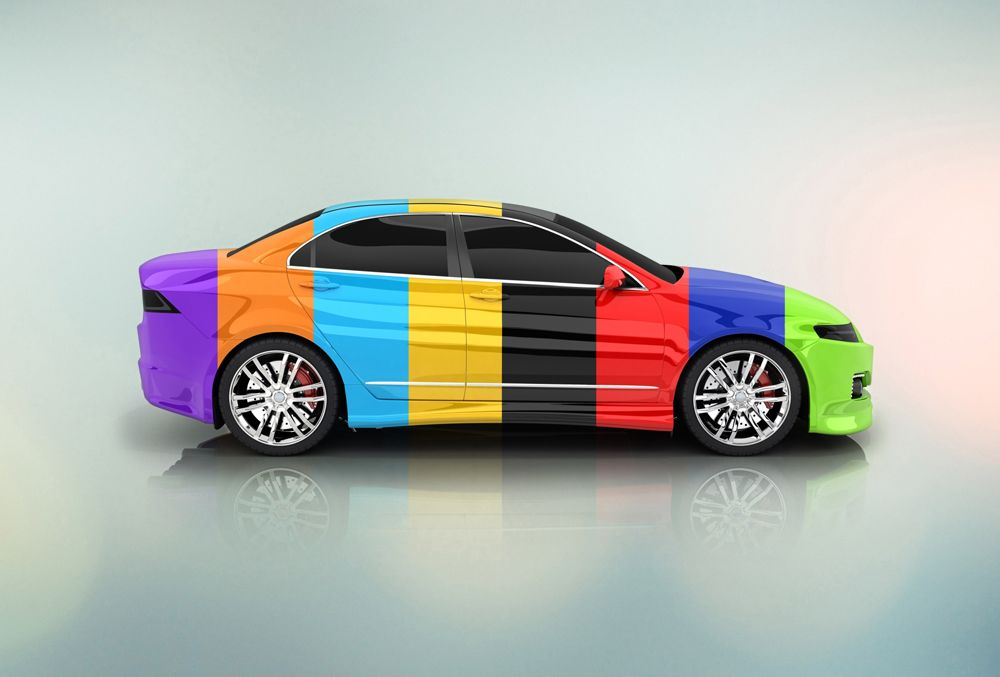
#> input picture auto.jpg, 1000 x 677 px
$ python 'rotacion y tamaño.py'
#> lines starting #> are read from the running program, lines starting #| are printed output that depends on the picture
import matplotlib.image as mpimg
import matplotlib.pyplot as plt
import numpy as np
import cv2

#importar imagen
image_color =mpimg.imread('auto.jpg')
#> image_color is the input picture: shape (677, 1000, 3); mean R, G, B 176.9, 181.4, 175.2
plt.imshow(image_color)

#dimensiones de la imagen
print('Height = ' , int(image_color.shape[0]), 'pixels')
#| Height =  677 pixels
print('Width = ' , int(image_color.shape[1]), 'pixels')
#| Width =  1000 pixels

height, width=image_color.shape[:2]
#> height = 677; width = 1000

#----------------------rotar-----------#

img_rotation=cv2.getRotationMatrix2D((width/2, height/2), 90, 0.5)
rotated_image=cv2.warpAffine(image_color, img_rotation, (width, height))
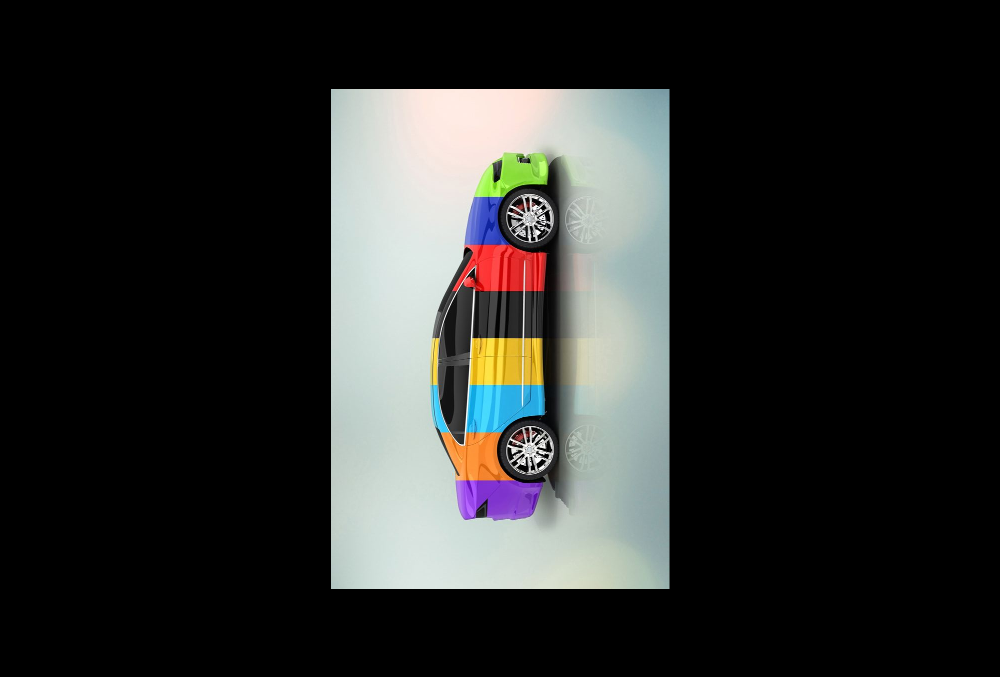
#> rotated_image: shape (677, 1000, 3); mean R, G, B 44.3, 45.4, 43.8
cv2.imshow('imagen rotada', rotated_image)
cv2.waitKey()
cv2.destroyAllWindows()

#--------------Translacion---------------#
translation_matrix=np.float32([[1, 0, 300],
                               [0, 1, 50]])

translated_image =cv2.warpAffine(image_color, translation_matrix,
                                 (width, height))
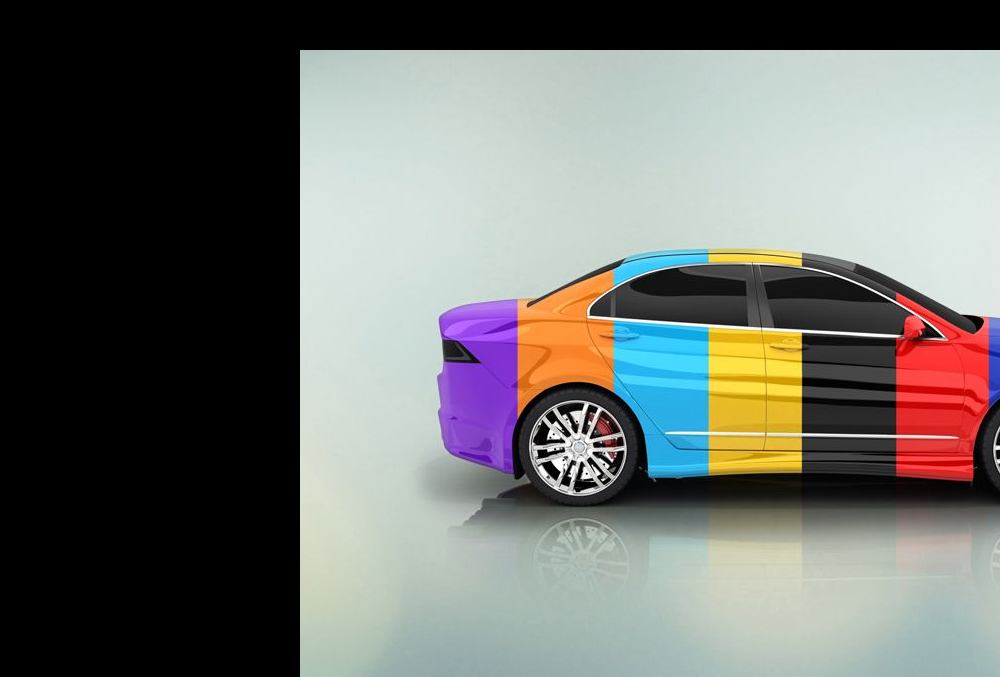
#> translated_image: shape (677, 1000, 3); mean R, G, B 110.6, 112, 108.1
cv2.imshow('corte de imagen', translated_image)
cv2.waitKey()
cv2.destroyAllWindows()

#--------------------redimensionar--------#
resized_image= cv2.resize(image_color, None, fx=2, fy=2, interpolation=cv2.INTER_CUBIC)
cv2.imshow('imagen redimensionada', resized_image)
cv2.waitKey()
cv2.destroyAllWindows()

$ run again, with carrtera.jpg copied over auto.jpg
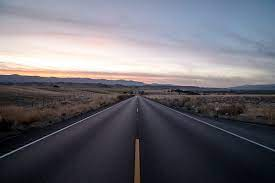
#> input picture carrtera.jpg, 275 x 183 px
#> image_color is the input picture: shape (183, 275, 3); mean R, G, B 106.8, 104.9, 113.2
#| Height =  183 pixels
#| Width =  275 pixels
#> `rotated_image=cv2.warpAffine(image_color, img_rotation, (width, height))`:
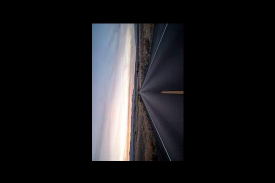
#> rotated_image: shape (183, 275, 3); mean R, G, B 26.7, 26.3, 28.3
#> translated_image: shape (183, 275, 3); every value is 0

$ run again, with pare.jpg copied over auto.jpg
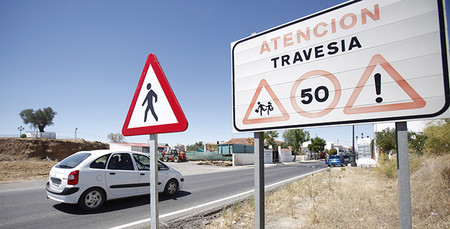
#> input picture pare.jpg, 450 x 229 px
#> image_color is the input picture: shape (229, 450, 3); mean R, G, B 158.5, 160.2, 170.5
#| Height =  229 pixels
#| Width =  450 pixels
#> `translated_image =cv2.warpAffine(image_color, translation_matrix, (wid..`:
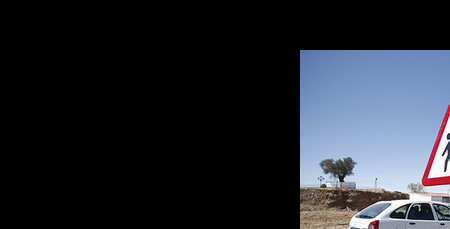
#> translated_image: shape (229, 450, 3); mean R, G, B 36.4, 39.8, 47.2
#> `resized_image= cv2.resize(image_color, None, fx=2, fy=2, interpolation..`:
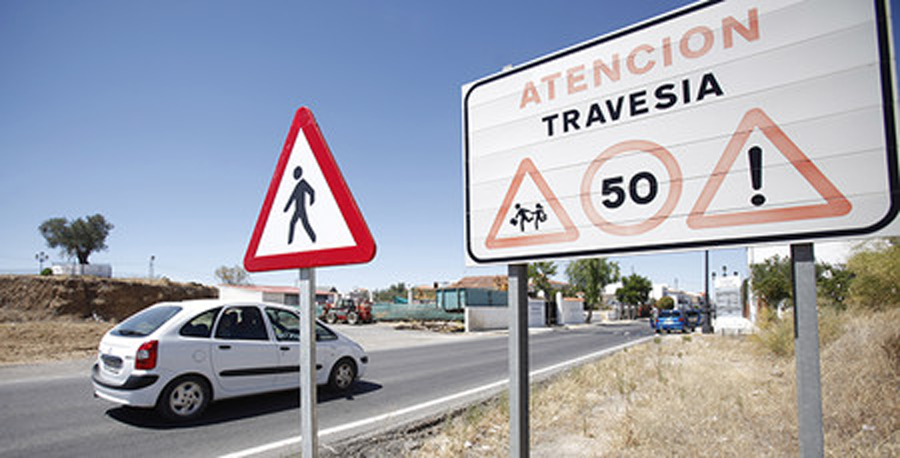
#> resized_image: shape (458, 900, 3); mean R, G, B 158.4, 160.2, 170.5

$ run again, with pare.webp saved as auto.jpg
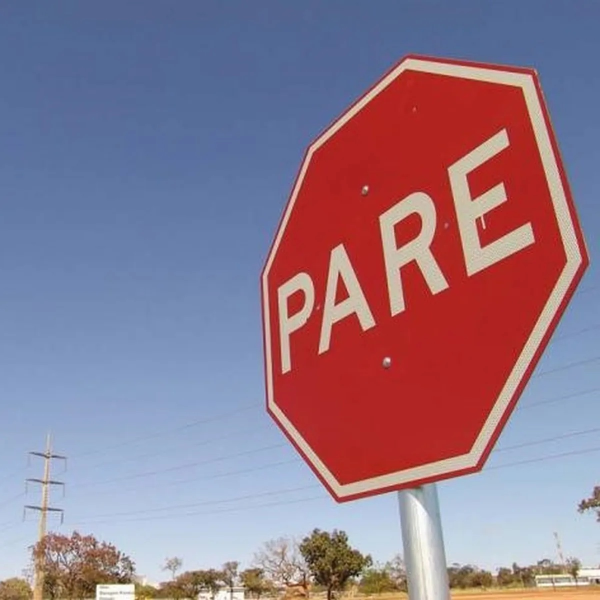
#> input picture pare.webp, 1200 x 1200 px (shown at 1/2 size)
#> image_color is the input picture: shape (1200, 1200, 3); mean R, G, B 143.7, 122.3, 141.7
#| Height =  1200 pixels
#| Width =  1200 pixels
#> `rotated_image=cv2.warpAffine(image_color, img_rotation, (width, height))`:
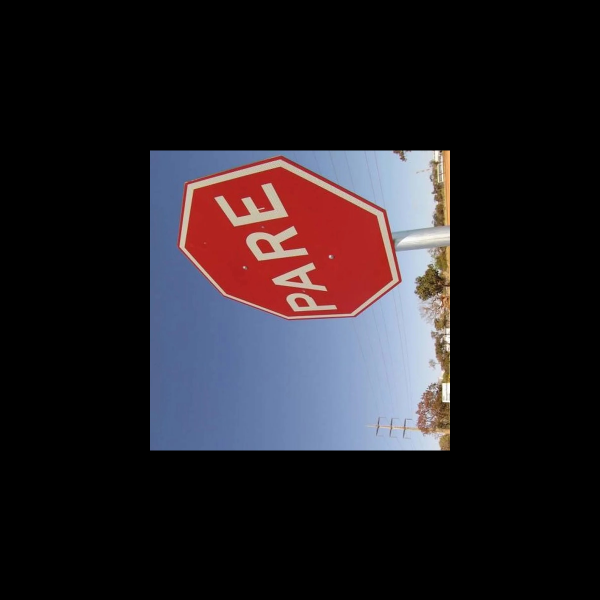
#> rotated_image: shape (1200, 1200, 3) (shown at 1/2 size); mean R, G, B 35.9, 30.6, 35.5
#> `translated_image =cv2.warpAffine(image_color, translation_matrix, (wid..`:
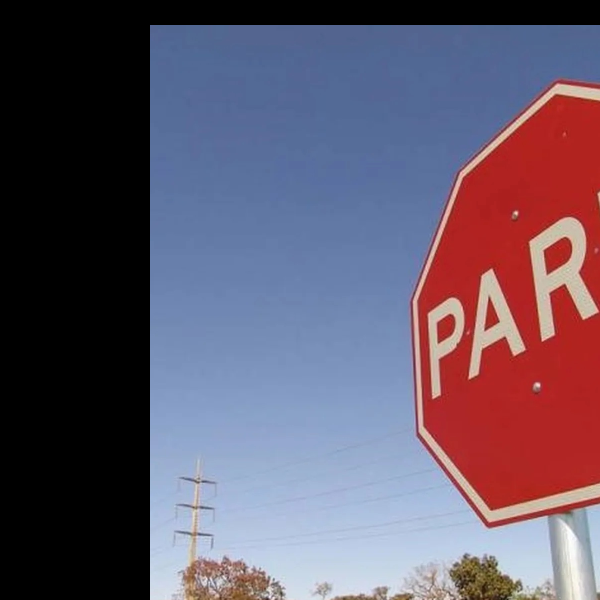
#> translated_image: shape (1200, 1200, 3) (shown at 1/2 size); mean R, G, B 99, 87.6, 105.5
